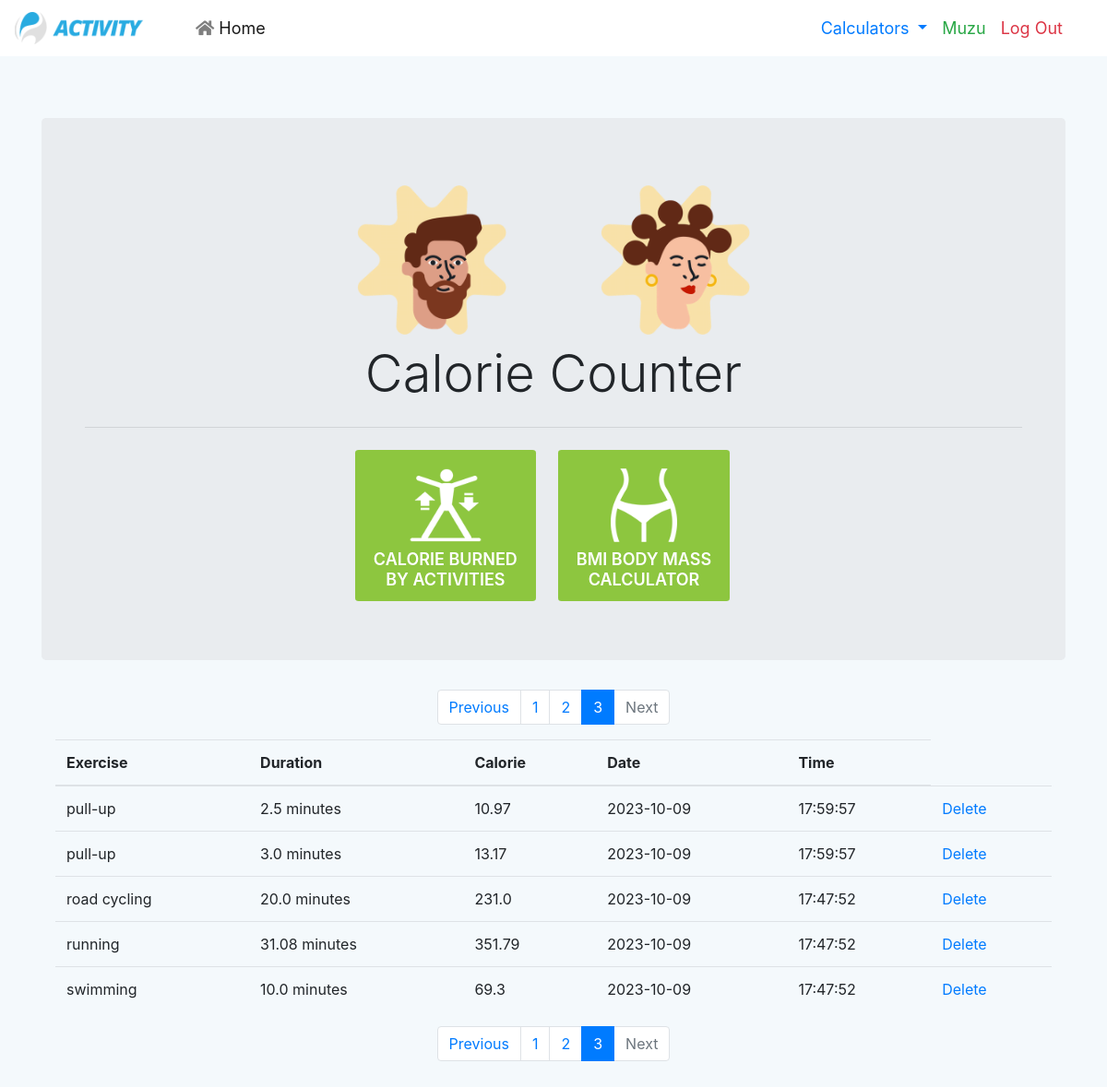
/user/muzu/?page=3 (signed in), run on the app's committed database.
### main.py (models this page shows)
    class User(UserMixin,db.Model):
        __tablename__ = 'users'
        id = db.Column(db.Integer, primary_key=True)
        username = db.Column(db.String(200), nullable=False, unique=True)
        email = db.Column(db.String(300), nullable=False, unique=True)
        password = db.Column(db.String(300), nullable=False)
        gender = db.Column(db.String(100),default='Unknown')
        weight = db.Column(db.String(100))
        height = db.Column(db.String(100))
        age = db.Column(db.String(100),default='Unknown')
        burned_calories = relationship("BurnedCalories", back_populates='user')

    class BurnedCalories(db.Model):
        __tablename__ = 'burned_calories'
        id = db.Column(db.Integer, primary_key=True)
        user_id = db.Column(db.Integer, db.ForeignKey('users.id'))
        user = relationship("User", back_populates="burned_calories")
        date = db.Column(db.Date, default=datetime.now().date(), nullable=False)
        time = db.Column(db.String(8), default=datetime.now().strftime('%H:%M:%S'), nullable=False)
        exercise = db.Column(db.String(200), nullable=False)
        duration = db.Column(db.Float, nullable=False)
        calories = db.Column(db.Float, nullable=False)

### main.py (the view)
@app.route("/user/<username>/",methods=["GET"])
@login_required
def user(username):
    user = User.query.filter_by(username=username).first()
    page = request.args.get('page', 1, type=int)
    per_page = 15  # Number of exercises to display per page
    exercises = BurnedCalories.query.filter_by(user_id=user.id).order_by(BurnedCalories.id.desc()).paginate(page=page, per_page=per_page)
    if user is None:
        abort(404)  # Manually trigger a 404 error if the user doesn't exist
    return render_template('user.html',username=username,exercises=exercises)

### main.py (called while the page is built)
@app.context_processor
def global_variables():
    users = User.query.all()
    url=''
    if current_user.is_authenticated:
        url=url_for('user',username=current_user.username)
    else:
      url=url_for('home')
    return dict(users=users,url=url)

@login_manager.user_loader
def load_user(user_id):
    return User.query.get(int(user_id))

### templates/user.html (shortened to what this page needs)
{% extends 'base.html' %}
{% block styles %}
{{super()}}
{% endblock %}
{% block content %}
<div class="jumbotron text-center mt-5">
  <div class="container">
    <img src="{{ url_for('static', filename='img/man-face.png')}}"  width="180px" alt="man-face icon" style="margin-right: 80px;">
    <img src="{{ url_for('static', filename='img/woman-face.png')}}"  width="180px" alt="woman-face icon">
    <h1 class="display-4"> Calorie Counter </h1>
    <hr class="my-4">
  </div>
  <div class="d-flex justify-content-center mt-4">
    <div class="d-flex justify-content-center align-items-center box-calculator mr-4">
      <a href="{{url_for('calorie_by_activities',username=current_user.username)}}">
        <img src="{{ url_for('static', filename='img/cal-burned.png')}}"  width="80px" alt="counter icon">
        <h3>Calorie burned <br>by activities</h3>
      </a>
    </div>
    <div class="d-flex justify-content-center align-items-center box-calculator mr-4">
      <a href="{{url_for('bmi_body_calc')}}">
        <img src="{{ url_for('static', filename='img/bmi-calc.png')}}"  width="80px" alt="counter icon">
        <h3>Bmi body mass<br>calculator</h3>
      </a>
    </div>
  </div>
</div>
<div class="container mb-5">
  <div class="row">
    <div class="col-sm-12">
      {% if exercises.pages > 1 %}
            <nav aria-label="Pagination">
              <ul class="pagination justify-content-center">
                {% if exercises.has_prev %}
                <li class="page-item">
                  <a class="page-link" href="{{ url_for('user', username=current_user.username,page=exercises.prev_num) }}" tabindex="-1">Previous</a>
                </li>
                {% else %}
                  <li class="page-item disabled">
                    <a class="page-link" href="#" tabindex="-1">Previous</a>
                  </li>
                {% endif %}
          {% for num in exercises.iter_pages() %}
            {% if num %}
              {% if exercises.page == num %}
                <li class="page-item active" aria-current="page">
                  <span class="page-link">{{ num }} <span class="sr-only">(current)</span></span>
                </li>
              {% else %}
                <li class="page-item">
                  <a class="page-link" href="{{ url_for('user',username=current_user.username, page=num) }}">{{ num }}</a>
                </li>
              {% endif %}
            {% else %}
              <li class="page-item disabled">
                <span class="page-link">...</span>
              </li>
            {% endif %}
          {% endfor %}
            {% if exercises.has_next %}
              <li class="page-item">
                <a class="page-link" href="{{ url_for('user', username=current_user.username, page=exercises.next_num) }}">Next</a>
              </li>
            {% else %}
              <li class="page-item disabled">
                <span class="page-link">Next</span>
              </li>
            {% endif %}
            </ul>
           </nav>
          {% endif %}
        <div class="table-responsive-sm">
          <table class="table">
            <thead>
              <th scope="col">Exercise</th>
              <th scope="col">Duration</th>
              <th scope="col">Calorie</th>
              <th scope="col">Date</th>
              <th scope="col">Time</th>
            </thead>
        </div>
            <tbody>
              {% for exercise in exercises %}
                <tr>
                  <td>{{exercise.exercise}}</td>
                  <td>{{exercise.duration}} minutes</td>
                  <td>{{exercise.calories}}</td>
                  <td>{{exercise.date}}</td>
                  <td>{{exercise.time}}</td>
                  <td><a href="{{url_for('delete_exercise',id=exercise.id)}}">Delete</a></td>
                </tr>
              {% endfor %}
            </tbody>
          {% if exercises.pages > 1 %}
          <nav aria-label="Pagination">
            <ul class="pagination justify-content-center">
              {% if exercises.has_prev %}
              <li class="page-item">
                <a class="page-link" href="{{ url_for('user', username=current_user.username,page=exercises.prev_num) }}" tabindex="-1">Previous</a>
              </li>
              {% else %}
                <li class="page-item disabled">
                  <a class="page-link" href="#" tabindex="-1">Previous</a>
                </li>
              {% endif %}
        {% for num in exercises.iter_pages() %}
          {% if num %}
            {% if exercises.page == num %}
              <li class="page-item active" aria-current="page">
                <span class="page-link">{{ num }} <span class="sr-only">(current)</span></span>
              </li>
            {% else %}
              <li class="page-item">
                <a class="page-link" href="{{ url_for('user',username=current_user.username, page=num) }}">{{ num }}</a>
              </li>
            {% endif %}
          {% else %}
            <li class="page-item disabled">
              <span class="page-link">...</span>
            </li>
          {% endif %}
        {% endfor %}
          {% if exercises.has_next %}
            <li class="page-item">
              <a class="page-link" href="{{ url_for('user', username=current_user.username, page=exercises.next_num) }}">Next</a>
            </li>
          {% else %}
            <li class="page-item disabled">
              <span class="page-link">Next</span>
            </li>
          {% endif %}
          </ul>
         </nav>
        {% endif %}
    </div>
  </div>
</div>
{% endblock %}

### templates/base.html (shortened to what this page needs)
<!DOCTYPE html>
<html lang="en">
  <head>
    {% block styles %}
    <link rel="stylesheet" href="https://cdn.jsdelivr.net/npm/bootstrap@4.3.1/dist/css/bootstrap.min.css">
    <link href="https://cdnjs.cloudflare.com/ajax/libs/simple-line-icons/2.4.1/css/simple-line-icons.min.css" rel="stylesheet">
    <link href="https://cdnjs.cloudflare.com/ajax/libs/bootstrap-datepicker/1.9.0/css/bootstrap-datepicker.min.css" rel="stylesheet">
    <link rel="stylesheet" href="https://cdnjs.cloudflare.com/ajax/libs/font-awesome/5.15.2/css/all.min.css"/>
    <link rel="stylesheet" href="{{ url_for('static', filename='css/main.css')}}">
    {% endblock %}
  </head>
  <body >
    <nav class="nav-menu navbar navbar-expand-lg navbar-light bg-white position-fixed top-0 w-100">
        <a class="navbar-brand mr-5" href="{{url}}"><img src="{{url_for('static', filename='img/logo.png') }}" width="140px" alt="logo"></a>
        <div class="collapse navbar-collapse" id="navbarSupportedContent">
          <ul class="navbar-nav mr-auto">
            <li class="nav-item">
              <a class="nav-link" href="{{url}}"> <i class="fas fa-home" style="margin-right:5px; color:rgba(0,0,0,.5);"></i>Home </a>
            </li>
          </ul>
          {% if request.endpoint != 'add_details' %}
            <ul class="navbar-nav ml-auto pr-4">
              <li class="nav-item dropdown">
                <a class="nav-link dropdown-toggle text-primary" href="#" id="navbarDropdown" role="button" data-toggle="dropdown" aria-haspopup="true" aria-expanded="false">
                    Calculators
                </a>
              </li>
              {% if not current_user.is_authenticated %}
                    <li class="nav-item ml-5">
                      <a class="nav-link" href="{{ url_for('login') }}">Login</a>
                    </li>
                    <li class="nav-item">
                      <a class="nav-link" href="{{ url_for('register') }}">Register</a>
                    </li>
              {% else %}
                <li class="nav-item">
                  <a href="{{url_for('profile',username=current_user.username)}}" class="nav-link text-success">{{current_user.username.title()}}</a>
                </li>
                <li class="nav-item">
                  <a class="nav-link text-danger" href="{{ url_for('logout') }}">Log Out</a>
                </li>
              {% endif  %}
            </ul>
          {%endif%}
        </div>
      </nav>
      <div class="container content-container">
        {% block content %}{% endblock %}
      </div>
  </body>
</html>

### static/css/main.css (style rules this page uses)
* { margin: 0; padding: 0; box-sizing: border-box; }
body { background-color: rgba(39, 142, 212, 0.048); }
.nav-menu a:hover, .nav-menu .active, .nav-menu .active:focus, .nav-menu li:hover>a { text-decoration: none; color: #fff; }
.nav-menu a:hover i, .nav-menu .active i, .nav-menu .active:focus i, .nav-menu li:hover>a i { color: #149ddd; }
.nav-link { font-size: large; }
.content-container { padding-top: 80px; }
.nav-menu { z-index: 1000; }
.navbar-collapse { display: flex; justify-content: space-between; align-items: center; }
.box-calculator a { transition: all 0.5s ease; background-color: #8dc63f; padding: 20px 20px 5px 20px; border-radius: 2%; text-decoration: none; }
.box-calculator h3 { margin-top:8px ; text-transform: uppercase; font-weight: 600; font-size: 18px; color: #fff; }
.box-calculator img { vertical-align: middle; border: 0; }

### data on the page
User: username "Muzu"
BurnedCalories: exercise "pull-up", duration "2.5", calories "10.97", date "2023-10-09", time "17:59:57"
BurnedCalories: exercise "pull-up", duration "3.0", calories "13.17", date "2023-10-09", time "17:59:57"
BurnedCalories: exercise "road cycling", duration "20.0", calories "231.0", date "2023-10-09", time "17:47:52"
BurnedCalories: exercise "running", duration "31.08", calories "351.79", date "2023-10-09", time "17:47:52"
BurnedCalories: exercise "swimming", duration "10.0", calories "69.3", date "2023-10-09", time "17:47:52"

### other printed values
{{ num }} "1" "2"
{{ num }} "3"
